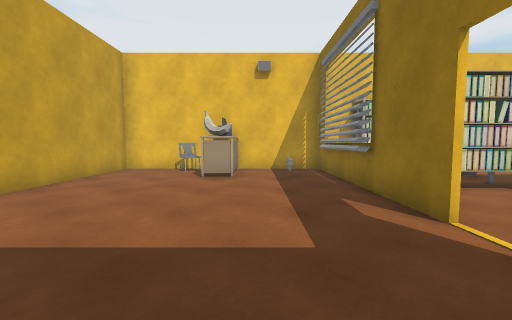
view 1 (above)

22 first-person views from a walk through a 3-D level made in the Unity game engine. The camera is 1.2 m above the floor, tilts 4° down and sees 90° across. Doors are open. The floor is counted in squares, 1 m on a side. Each view is taken from the middle of a square. On the plan, view 1 faces up. The plan holds only what a view shows up to about 12 squares ahead; the rest is blank. The place goes on beyond the plan. The player is left out. Some surface patterns are stand-ins.

view 2
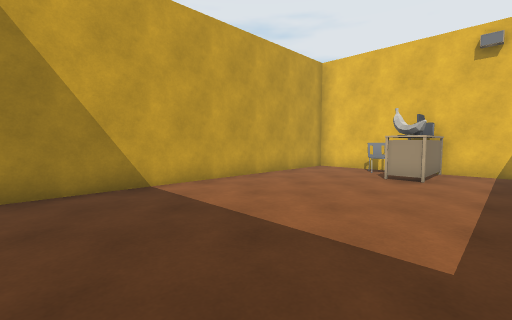

view 3
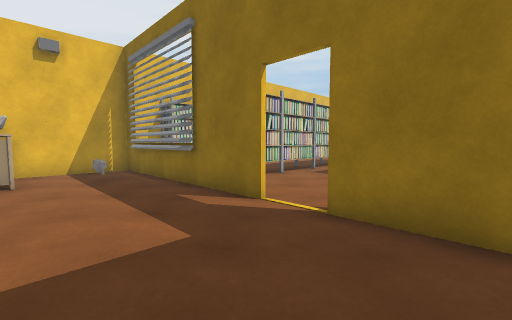

view 4
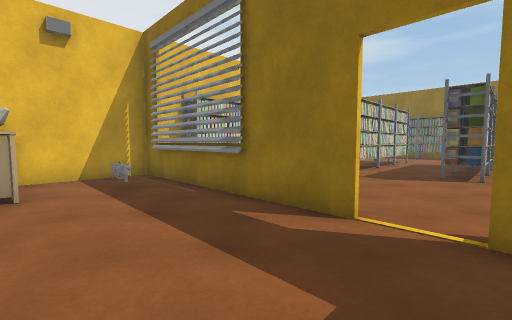

view 5
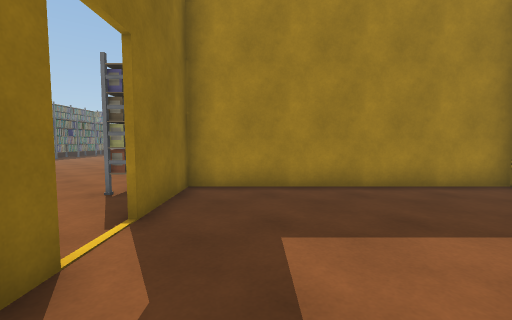

view 6
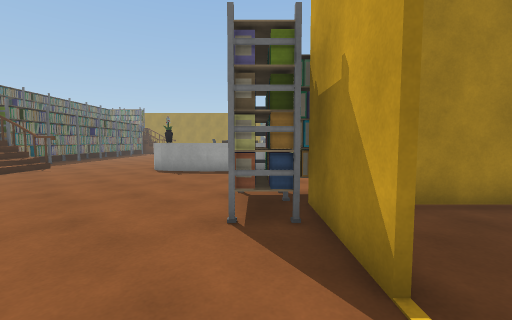

view 7
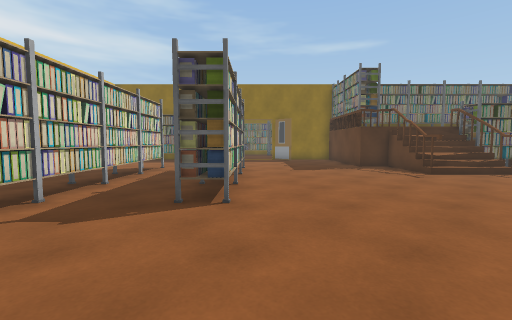

view 8
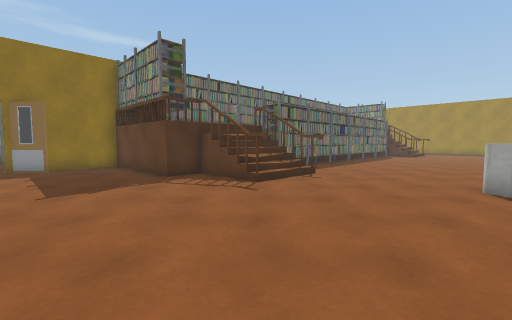

view 9
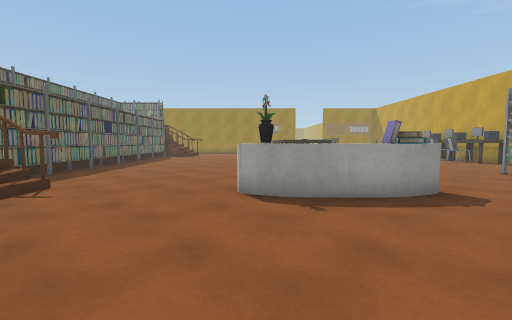

view 10
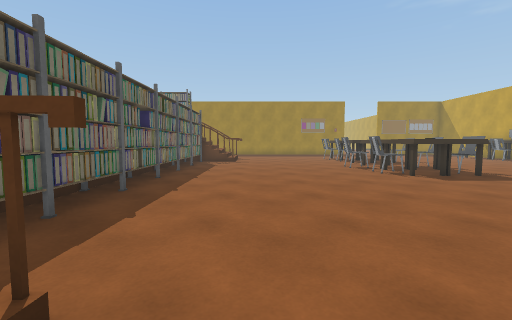

view 11
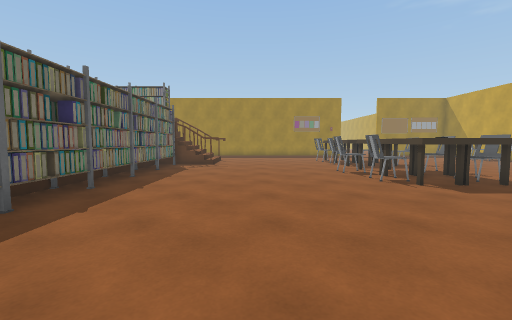

view 12
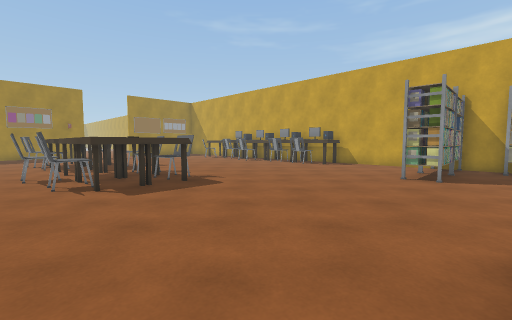

view 13
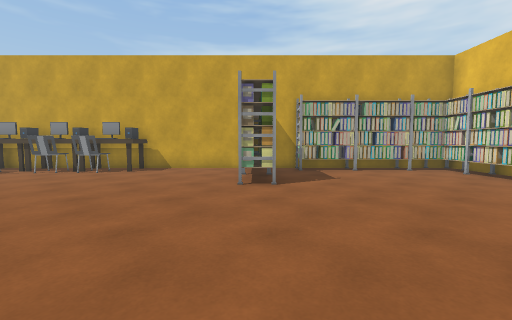

view 14
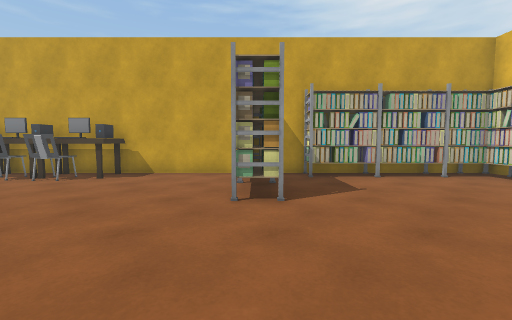

view 15
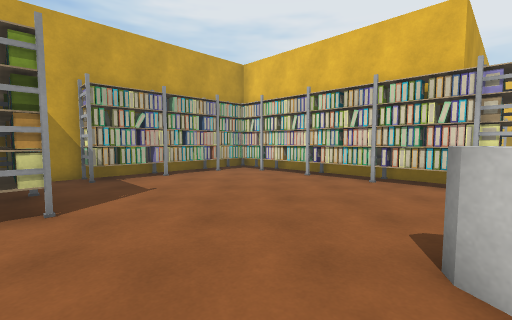

view 16
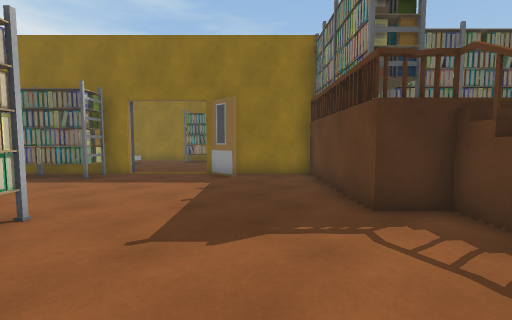

view 17
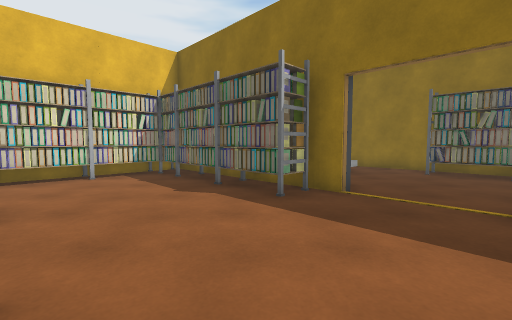

view 18
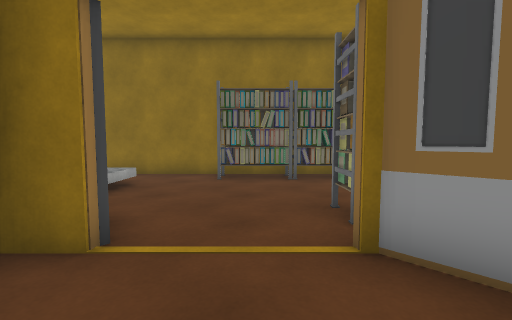

view 19
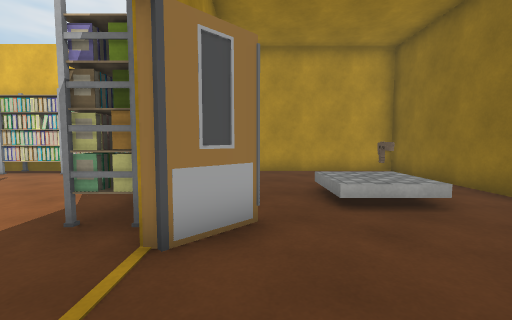

view 20
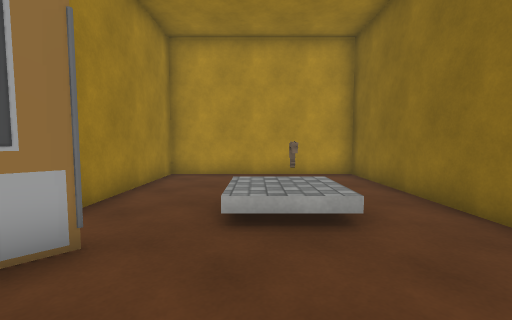

view 21
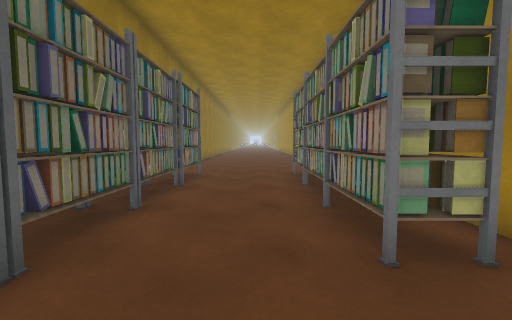

view 22
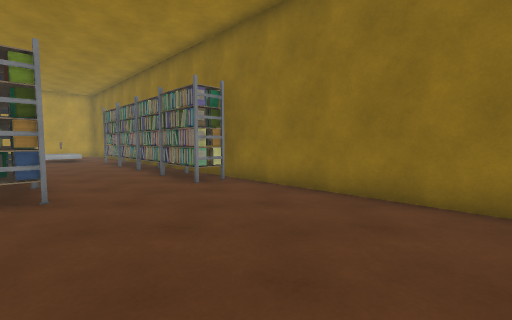

### Floor plan
Points are (right, up) in squares from view 1. A wall is a line through its corners. A room is listed if a view was taken in it or the views show most of it. See-through windows are left out.
Room 1 (views 1, 2, 3, 4, 5)
walls: (2.8, 3.6) (2.8, 11.6) (-5.9, 11.6) (-5.9, -1.1); (-6, -0.9) (2.8, -0.9) (2.8, 2.2)
ways out: open door at (3, 2.5) to room 2
objects: other object (-3, 10) to (-3, 11); other object (-2, 9) to (-1, 9); other object (-2, 11) to (-1, 11); other object (-1, 10); other object (1, 9); other object (3, 5) to (4, 5)
Room 2 (views 6, 7, 8, 9, 10, 11, 12, 13, 14, 15, 16, 17, 18, 19, 20, 21, 22)
walls: (13, -4.4) (16.4, -4.4) (16.4, -3) (21.7, -3) (21.7, -0.2); (13, -7.5) (14, -7.5); (13.4, -7.6) (13.4, -6.5); (15.3, -5.6) (15.2, -4.3); (15.7, -5.6) (15.7, -4.4); (15.2, -7.5) (15.2, -6.8); (15.7, -7.5) (15.7, -6.5); (6.7, -6.5) (7.5, -6.6); (6, -6.5) (6.9, -6.5); (5.4, -6.5) (6.1, -6.5); (21.8, -0.1) (21.8, -1.8); (3, 2.2) (3, -1) (-5.9, -1); (21.7, 3.8) (21.7, 11.2); (28.6, -1.1) (28.6, 11.6) (21.8, 11.6) (21.8, 6.5); (4.4, 11.6) (3.2, 11.6); (-5.9, -1.1) (-5.9, -20.5); (28.6, -13.1) (28.6, -4.6); (21.5, 11.6) (12.6, 11.6)
low walls: (14.8, -5) (14.7, -4.4); (14.8, -5.5) (14.8, -4.8); (15.3, -7.1) (15.3, -6.4)
ways out: open door at (3, 2.5) to room 1; opening at (15.5, -6)
objects: other object (-5, -20); other object (-5, -19) to (-5, -18); other object (-5, -17); other object (-5, -16); other object (-5, -15); other object (-5, -10) to (-4, -10); other object (-5, -8) to (-5, -6); other object (-5, -5) to (-5, -4); other object (-5, -3) to (-5, -2); other object (-4, -19) to (-4, -18); other object (-4, -17) to (-4, -16); other object (-4, -15); other object (-4, -2); other object (-3, -10) to (-1, -10); other object (-3, -2) to (-2, -2); other object (-1, -2) to (0, -2); other object (1, -2) to (3, -2); other object (3, -19) to (4, -18); other object (3, -17) to (4, -16); other object (4, -15) to (5, -15); other object (4, -7); other object (4, -2) to (4, 0); other object (4, 11) to (6, 11); other object (5, -19) to (5, -17); other object (5, -16); other object (5, -7); other object (5, 6) to (6, 7); other object (6, -19) to (6, -17); other object (6, -16) to (6, -15); other object (7, -19) to (8, -18); other object (7, -17) to (7, -16); other object (7, 6) to (8, 7); other object (7, 9) to (8, 9); other object (8, -7); other object (9, 3) to (11, 3); other object (9, 6) to (11, 7); other object (11, 11) to (13, 11); other object (12, 3) to (13, 3); other object (12, 6) to (13, 7); other object (14, 3) to (16, 3); other object (14, 6) to (16, 7); other object (14, 11) to (16, 11); other object (15, -20) to (16, -19); other object (15, -18) to (16, -17); other object (15, -16) to (16, -15); other object (15, -14) to (16, -13); other object (15, -12) to (16, -10); other object (15, -9) to (16, -8); other object (17, 11); other object (18, 11) to (20, 11); other object (20, 5) to (21, 7); other object (20, 8) to (21, 9); other object (20, 10) to (21, 11); other object (21, 0) to (22, 1); other object (23, -7) to (24, -4); other object (23, -3) to (24, -2); other object (23, -1) to (24, 0); other object (23, 5); other object (26, 6); other object (27, -6) to (28, -4); other object (27, -3) to (28, -2); other object (27, -1) to (28, 0); other object (27, 1) to (28, 3)

Positions as (right, up) in squares from view 1, and headings:
1: (0, 0), facing up
2: (1, 0), facing up-left
3: (-1, 0), facing up-right
4: (-1, 2), facing up-right
5: (1, 6), facing down
6: (4, 4), facing down
7: (4, 2), facing right
8: (8, 1), facing down-right
9: (8, -1), facing down
10: (12, -6), facing down
11: (11, -8), facing down
12: (8, -8), facing down-left
13: (6, -10), facing left
14: (4, -10), facing left
15: (4, -10), facing up-left
16: (12, -1), facing right
17: (16, 1), facing up-right
18: (19, 2), facing right
19: (23, 1), facing up
20: (25, 2), facing up
21: (25, 3), facing down
22: (23, -13), facing up-right
